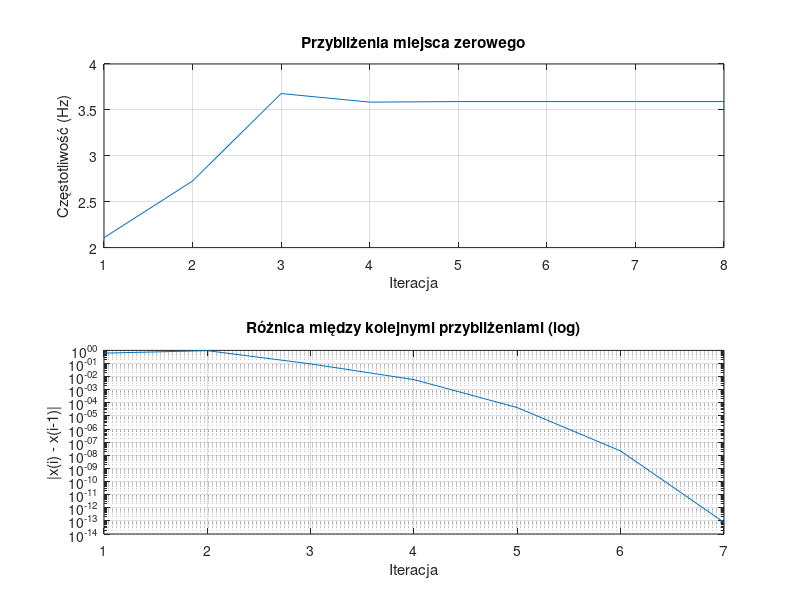

This chart was generated by the following MATLAB code:
function [xvec,xdif,xsolution,ysolution,iterations] = impedance_secant()
% Wyznacza miejsce zerowe funkcji impedance_difference metodą siecznych.
% xvec - wektor z kolejnymi przybliżeniami miejsca zerowego;
%   xvec(1)=x2 przy założeniu, że x0 i x1 są punktami startowymi
% xdif - wektor różnic kolejnych przybliżeń miejsca zerowego
%   xdif(i) = abs(xvec(i+1)-xvec(i));
% xsolution - obliczone miejsce zerowe
% ysolution - wartość funkcji impedance_difference wyznaczona dla f=xsolution
% iterations - liczba iteracji wykonana w celu wyznaczenia xsolution

x0 = 1; % pierwszy punkt startowy metody siecznych
x1 = 10; % drugi punkt startowy metody siecznych
ytolerance = 1e-12;% tolerancja wartości funkcji w przybliżonym miejscu zerowym.
% Warunek abs(f1(xsolution))<ytolerance określa jak blisko zera ma znaleźć
% się wartość funkcji w obliczonym miejscu zerowym funkcji f1(), aby obliczenia
% zostały zakończone.
max_iterations = 1000; % maksymalna liczba iteracji wykonana przez alg. bisekcji

f0 = impedance_difference(x0);
f1 = impedance_difference(x1);

xvec = [];
xdif = [];
xsolution = Inf;
ysolution = Inf;
iterations = max_iterations;

for ii=1:max_iterations
    x2 = x1-(f1*(x1-x0))/(f1-f0);
    xvec(ii) = x2;
    if ii > 1
        xdif(ii-1) = abs(xvec(ii) - xvec(ii-1));
    end
    f2 = impedance_difference(x2);
    if(abs(f2)<ytolerance)
         xsolution = x2;
         ysolution = f2;
         iterations = ii;
         break
    end
    x0 = x1;
    f0 = f1;
    x1 = x2;
    f1 = f2;
end

xvec=xvec';
xdif=xdif';
figure;

subplot(2,1,1);
plot(xvec, '-');
title('Przybliżenia miejsca zerowego');
xlabel('Iteracja');
ylabel('Częstotliwość (Hz)');
grid on;

subplot(2,1,2);
semilogy(xdif, '-');
title('Różnica między kolejnymi przybliżeniami (log)');
xlabel('Iteracja');
ylabel('|x(i) - x(i-1)|');
grid on;
saveas(gcf, 'zadanie3.png');
end

function impedance_delta = impedance_difference(f)
if f <= 0
    error('Częstotliwość musi być większa od zera.');
end
impedance_delta = 0;
R = 525;
C = 7 *10^(-5);
L = 3;
M = 75;

function_val = 1/(sqrt(1/(R^2) + (2*pi*f*C -1/(2*pi*f*L))^2));
impedance_delta = abs(function_val)-M;
end